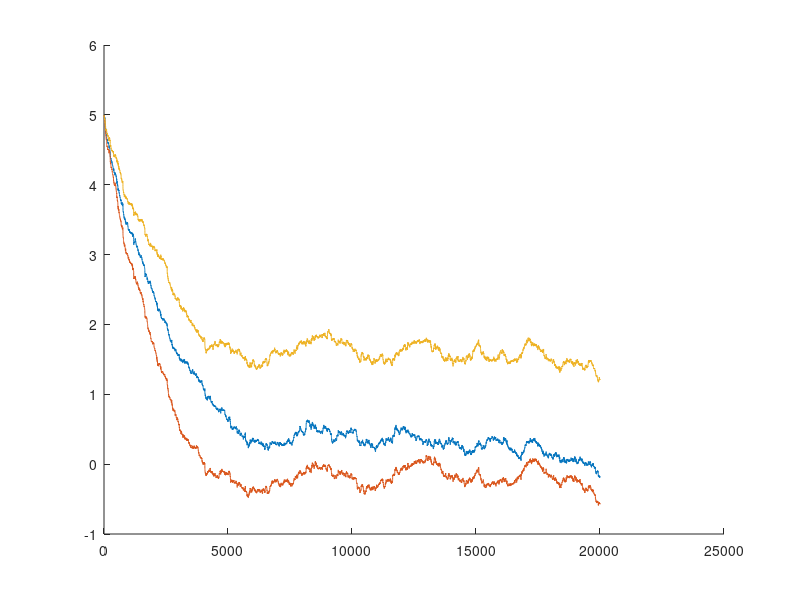
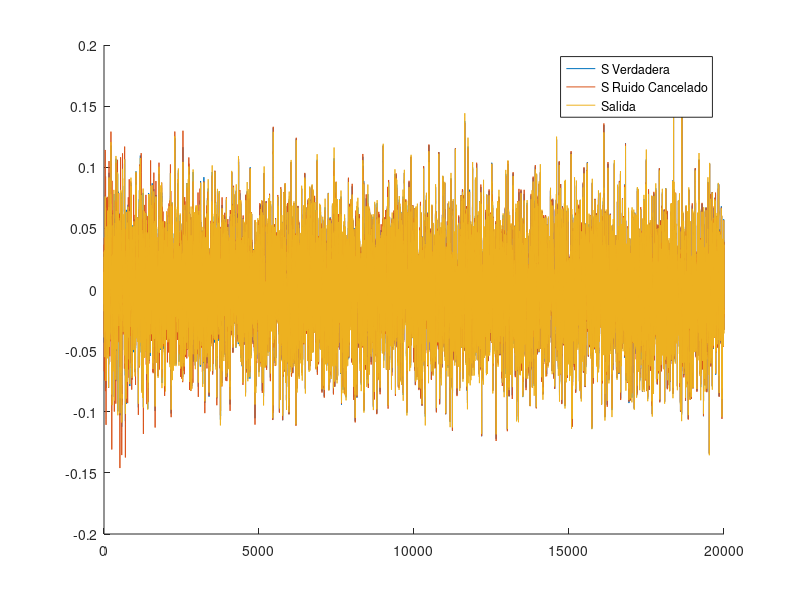
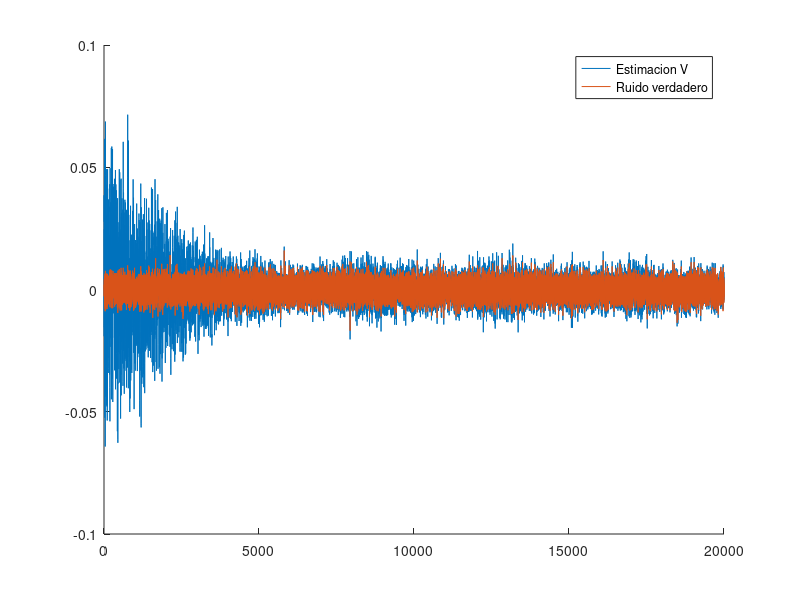
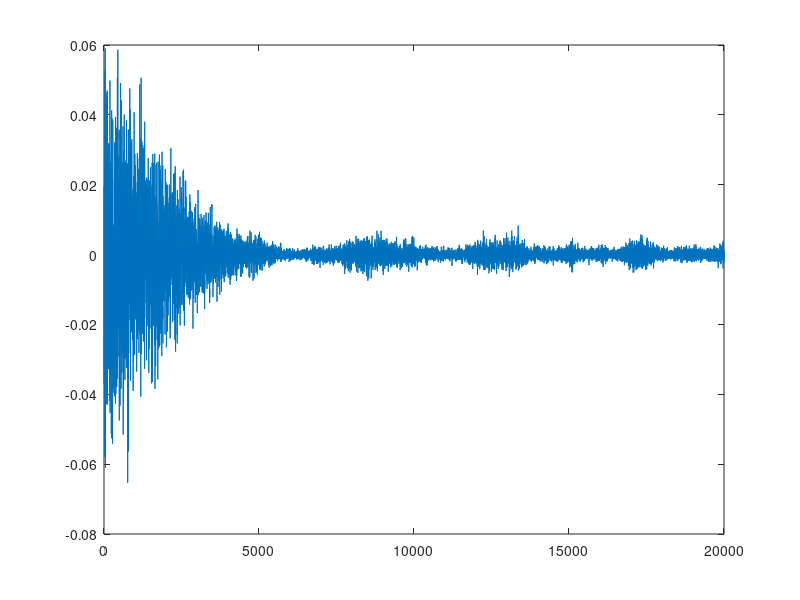

Source code (MATLAB) for these figures, in order:
%%%%% Problema 1
close all
clear all
L = 20010;

M = 3;
mu = 50;
a = [1];
bS = [1 0.9 0.5 0.45 0.35 0.25];
bU = [0.8 0.2 -0.1];
SigmaR2 = 0.0005; 

R = normrnd(0,sqrt(SigmaR2),L,1);
sAuxiliar = filter(bS,a,R);
S = sAuxiliar(9:20010);
SigmaS2 = var(S);
SigmaV2 = SigmaS2/(10^2);
vAuxiliar = normrnd(0,sqrt(SigmaV2),L,1);
V = vAuxiliar(9:20010);
uAuxiliar = filter(bU,a,vAuxiliar);
U = uAuxiliar(9:20010);
X = S + V;


W = zeros(M,L-M+1-8);
W(:,1) = [5 5 5];
EstimacionV = zeros(L-M+1-8,1);

for i = 1:L-M+1-8
    Error = X(i+M-1)-U(i:i+M-1)'*W(:,i);
    W(:,i+1) = W(:,i) + mu*U(i:i+M-1)*Error;
    EstimacionV(i) = U(i:i+M-1)'*W(:,i+1);
end

figure()
hold on
for i =1:M
    plot(W(i,:))
end

SVerdadera = S(3:20002);
SRuidoCancelado = X(3:20002)-EstimacionV;
ErrorEstimacion = V(3:20002) - EstimacionV;

figure()
hold on
plot(SVerdadera)
plot(SRuidoCancelado)
plot(X(3:20002))
legend('S Verdadera','S Ruido Cancelado','Salida')

figure()
hold on;
plot(EstimacionV)
plot(V(3:20002))
legend('Estimacion V','Ruido verdadero')

figure()
plot(ErrorEstimacion)

%% Punto d


